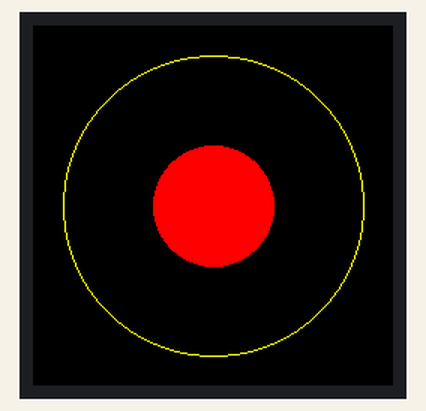
Bench run of a program on a simulated ESP32. Parts: 240×240 colour display. What the program prints to the serial monitor is not drawn.

Above: at 15.6 s.
At 16.21 s:
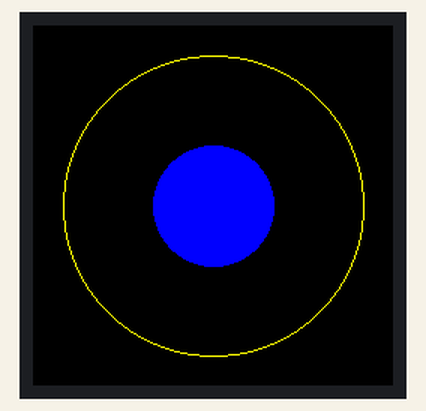
At 17.13 s:
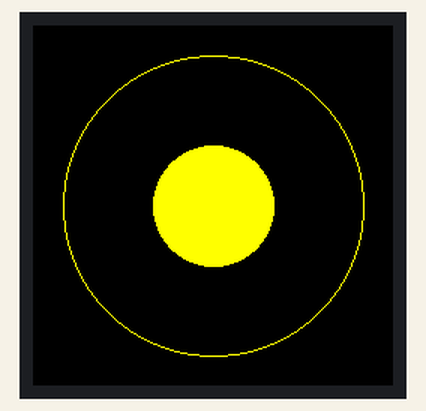

Measured:
- by itself, everything shown: repeats every 1.8 s, in 6 steps

The program:

main.cpp
```cpp
#include <Arduino.h>
#include <TFT_eSPI.h>
#include <SPI.h>

TFT_eSPI tft = TFT_eSPI();  // Створюємо об’єкт дисплея

void setup() {
  Serial.begin(115200);
  Serial.println("Ініціалізація дисплея...");

  tft.init();               // Ініціалізуємо GC9A01
  tft.setRotation(0);       // Поворот 0–3
  tft.fillScreen(TFT_BLACK);
  Serial.println("Дисплей запущено!");

  // Прості тести:
  tft.fillScreen(TFT_RED);
  delay(5000);
  tft.fillScreen(TFT_GREEN);
  delay(5000);
  tft.fillScreen(TFT_BLUE);
  delay(5000);
  tft.fillScreen(TFT_BLACK);

  // Текст у центрі
  tft.setTextColor(TFT_WHITE, TFT_BLACK);
  tft.drawCentreString("Hello!", 120, 110, 4);

  // Малюємо коло, якщо кольори працюють — дисплей робочий
  tft.drawCircle(120, 120, 100, TFT_YELLOW);
}

void loop() {
  // Міняємо кольори по колу, щоб бачити оновлення
  static uint16_t colors[] = {TFT_RED, TFT_GREEN, TFT_BLUE, TFT_CYAN, TFT_MAGENTA, TFT_YELLOW};
  static int i = 0;
  tft.fillCircle(120, 120, 40, colors[i]);
  i = (i + 1) % 6;
  delay(300);
}
```
